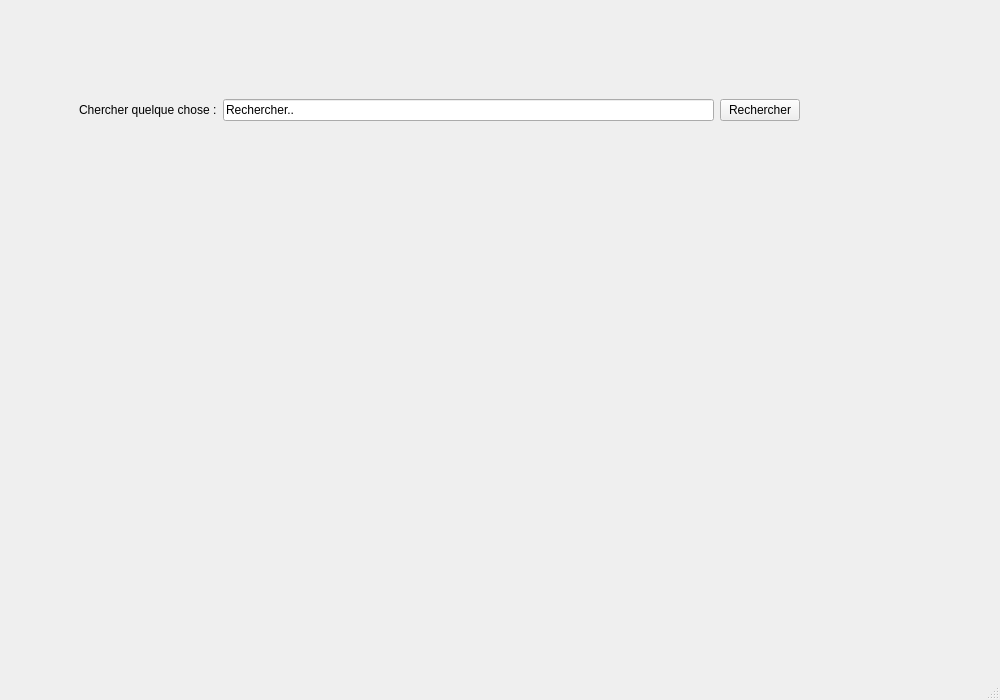
<?xml version="1.0" encoding="UTF-8"?>
<ui version="4.0">
 <class>MainWindow</class>
 <widget class="QMainWindow" name="MainWindow">
  <property name="geometry">
   <rect>
    <x>0</x>
    <y>0</y>
    <width>1000</width>
    <height>700</height>
   </rect>
  </property>
  <property name="windowTitle">
   <string>MainWindow</string>
  </property>
  <widget class="QWidget" name="centralwidget">
   <widget class="QWidget" name="gridLayoutWidget">
    <property name="geometry">
     <rect>
      <x>79</x>
      <y>70</y>
      <width>721</width>
      <height>80</height>
     </rect>
    </property>
    <layout class="QGridLayout" name="gridLayout">
     <item row="0" column="0">
      <widget class="QLabel" name="label">
       <property name="text">
        <string>Chercher quelque chose :</string>
       </property>
      </widget>
     </item>
     <item row="0" column="2">
      <widget class="QPushButton" name="pushButtonSearch">
       <property name="text">
        <string>Rechercher</string>
       </property>
      </widget>
     </item>
     <item row="0" column="1">
      <widget class="QLineEdit" name="lineEditSearch">
       <property name="inputMask">
        <string/>
       </property>
       <property name="text">
        <string>Rechercher..</string>
       </property>
      </widget>
     </item>
    </layout>
   </widget>
   <widget class="QLabel" name="answerLabel">
    <property name="geometry">
     <rect>
      <x>200</x>
      <y>280</y>
      <width>521</width>
      <height>181</height>
     </rect>
    </property>
    <property name="text">
     <string/>
    </property>
   </widget>
  </widget>
  <widget class="QMenuBar" name="menubar">
   <property name="geometry">
    <rect>
     <x>0</x>
     <y>0</y>
     <width>1000</width>
     <height>22</height>
    </rect>
   </property>
  </widget>
  <widget class="QStatusBar" name="statusbar"/>
 </widget>
 <resources/>
 <connections/>
</ui>
